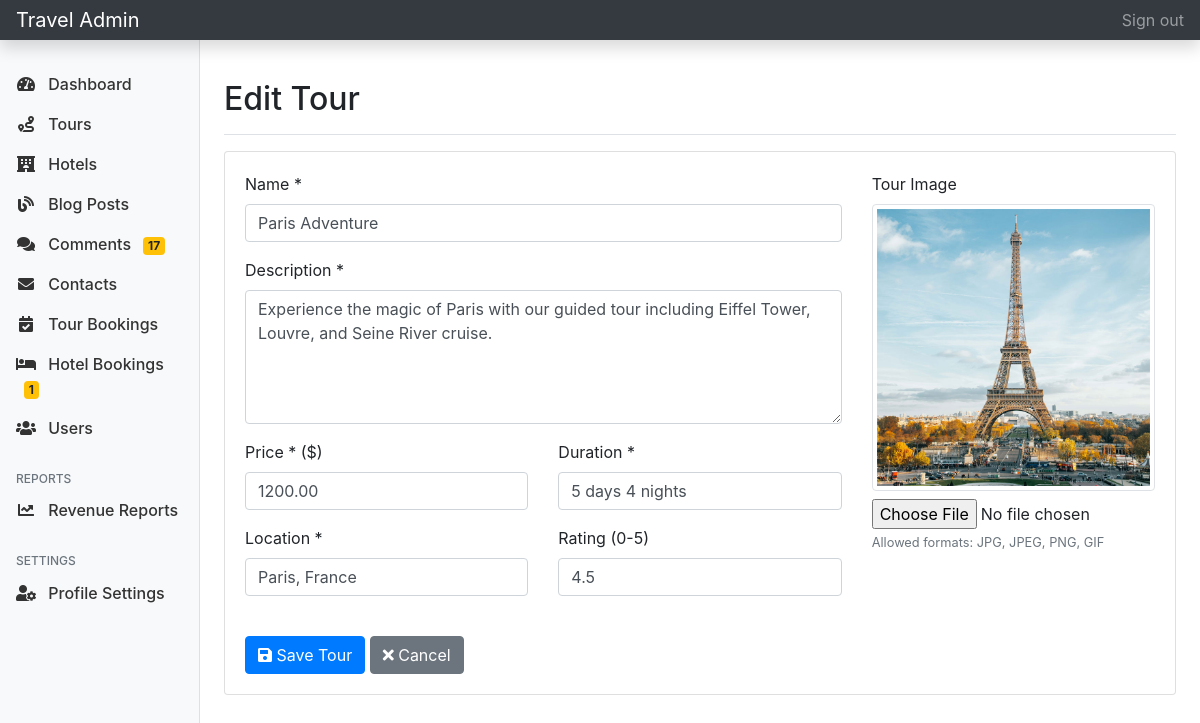
/admin/tour_form.php?id=1 (signed in), run on the app's committed database.
### tables this page shows
CREATE TABLE `tours` (
  `id` int(11) NOT NULL,
  `name` varchar(255) NOT NULL,
  `description` text DEFAULT NULL,
  `price` decimal(10,2) NOT NULL,
  `duration` varchar(50) DEFAULT NULL,
  `location` varchar(255) DEFAULT NULL,
  `image` varchar(255) DEFAULT NULL,
  `rating` decimal(2,1) DEFAULT 0.0,
  `created_at` timestamp NOT NULL DEFAULT current_timestamp(),
  `updated_at` timestamp NOT NULL DEFAULT current_timestamp() ON UPDATE current_timestamp()
);

### admin/tour_form.php (the view, shortened to what this page needs)
<?php
require_once 'auth.php';
$tour = [
    'id' => '',
    'name' => '',
    'description' => '',
    'price' => '',
    'duration' => '',
    'location' => '',
    'image' => '',
    'rating' => '0'
];
if (isset($_GET['id'])) {
    $stmt = $pdo->prepare("SELECT * FROM tours WHERE id = ?");
    $stmt->execute([$_GET['id']]);
    if ($row = $stmt->fetch()) {
        $tour = $row;
    } else {
        header('Location: tours.php');
        exit();
    }
}
?>
<!DOCTYPE html>
<html lang="en">
<head>
    <link href="https://stackpath.bootstrapcdn.com/bootstrap/4.5.2/css/bootstrap.min.css" rel="stylesheet">
    <link href="https://cdnjs.cloudflare.com/ajax/libs/font-awesome/5.15.1/css/all.min.css" rel="stylesheet">
</head>
<body>
    <?php include 'includes/admin_header.php'; ?>
    <div class="container-fluid">
        <div class="row">
            <?php include 'includes/admin_sidebar.php'; ?>
            <main role="main" class="col-md-9 ml-sm-auto col-lg-10 px-md-4 py-4">
                <div class="d-flex justify-content-between flex-wrap flex-md-nowrap align-items-center pt-3 pb-2 mb-3 border-bottom">
                    <h1 class="h2"><?php echo $tour['id'] ? 'Edit' : 'Add'; ?> Tour</h1>
                </div>
                <div class="card">
                    <div class="card-body">
                        <form method="post" enctype="multipart/form-data">
                            <div class="row">
                                <div class="col-md-8">
                                    <div class="form-group">
                                        <label>Name *</label>
                                        <input type="text" name="name" class="form-control" required
                                            value="<?php echo htmlspecialchars($tour['name']); ?>">
                                    </div>
                                    <div class="form-group">
                                        <label>Description *</label>
                                        <textarea name="description" class="form-control" rows="5" required><?php
                                                                                                            echo htmlspecialchars($tour['description']);
                                                                                                            ?></textarea>
                                    </div>
                                    <div class="row">
                                        <div class="col-md-6">
                                            <div class="form-group">
                                                <label>Price * ($)</label>
                                                <input type="number" name="price" class="form-control" required
                                                    min="0" step="0.01" value="<?php echo $tour['price']; ?>">
                                            </div>
                                        </div>
                                        <div class="col-md-6">
                                            <div class="form-group">
                                                <label>Duration *</label>
                                                <input type="text" name="duration" class="form-control" required
                                                    placeholder="e.g. 5 days 4 nights"
                                                    value="<?php echo htmlspecialchars($tour['duration']); ?>">
                                            </div>
                                        </div>
                                    </div>
                                    <div class="row">
                                        <div class="col-md-6">
                                            <div class="form-group">
                                                <label>Location *</label>
                                                <input type="text" name="location" class="form-control" required
                                                    list="locations"
                                                    value="<?php echo htmlspecialchars($tour['location']); ?>">
                                            </div>
                                        </div>
                                        <div class="col-md-6">
                                            <div class="form-group">
                                                <label>Rating (0-5)</label>
                                                <input type="number" name="rating" class="form-control"
                                                    min="0" max="5" step="0.1"
                                                    value="<?php echo $tour['rating']; ?>">
                                            </div>
                                        </div>
                                    </div>
                                </div>
                                <div class="col-md-4">
                                    <div class="form-group">
                                        <label>Tour Image</label>
                                        <?php if ($tour['image']): ?>
                                            <div class="mb-2">
                                                <img src="../images/tours/<?php echo htmlspecialchars($tour['image']); ?>"
                                                    class="img-thumbnail" alt="Current tour image">
                                            </div>
                                        <?php endif; ?>
                                        <input type="file" name="image" class="form-control-file" accept="image/*">
                                        <small class="form-text text-muted">
                                            Allowed formats: JPG, JPEG, PNG, GIF
                                        </small>
                                    </div>
                                </div>
                            </div>
                            <div class="mt-4">
                                <button type="submit" class="btn btn-primary">
                                    <i class="fas fa-save"></i> Save Tour
                                </button>
                                <a href="tours.php" class="btn btn-secondary">
                                    <i class="fas fa-times"></i> Cancel
                                </a>
                            </div>
                        </form>
                    </div>
                </div>
            </main>
        </div>
    </div>
</body>
</html>

### data on the page
tours: name "Paris Adventure", description "Experience the magic of Paris with our guided tour including Eiffel Tower, Louvre, and Seine River cruise.", price "1200.00", duration "5 days 4 nights", location "Paris, France", rating "4.5", image (picture)

### other printed values
$pending_count "17"
$pending_hotel_bookings "1"
